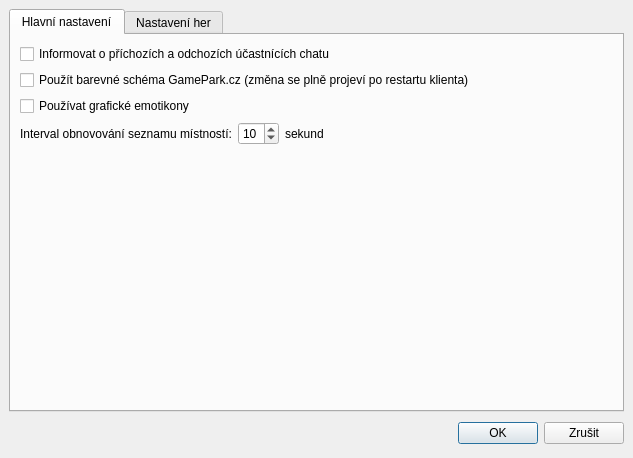
<ui version="4.0" >
 <class>ConfigDlg</class>
 <widget class="QDialog" name="ConfigDlg" >
  <property name="geometry" >
   <rect>
    <x>0</x>
    <y>0</y>
    <width>633</width>
    <height>458</height>
   </rect>
  </property>
  <property name="windowTitle" >
   <string>Konfigurace</string>
  </property>
  <layout class="QGridLayout" >
   <property name="leftMargin" >
    <number>9</number>
   </property>
   <property name="topMargin" >
    <number>9</number>
   </property>
   <property name="rightMargin" >
    <number>9</number>
   </property>
   <property name="bottomMargin" >
    <number>9</number>
   </property>
   <property name="horizontalSpacing" >
    <number>6</number>
   </property>
   <property name="verticalSpacing" >
    <number>6</number>
   </property>
   <item row="0" column="0" >
    <widget class="QTabWidget" name="tabWidget" >
     <property name="currentIndex" >
      <number>0</number>
     </property>
     <widget class="QWidget" name="tab" >
      <attribute name="title" >
       <string>Hlavní nastavení</string>
      </attribute>
      <layout class="QGridLayout" >
       <item row="0" column="0" colspan="3" >
        <widget class="QCheckBox" name="checkUserInform" >
         <property name="text" >
          <string>Informovat o příchozích a odchozích účastnících chatu</string>
         </property>
        </widget>
       </item>
       <item row="1" column="0" colspan="3" >
        <widget class="QCheckBox" name="checkGPColors" >
         <property name="text" >
          <string>Použít barevné schéma GamePark.cz (změna se plně projeví po restartu klienta)</string>
         </property>
        </widget>
       </item>
       <item row="2" column="0" colspan="3" >
        <widget class="QCheckBox" name="checkSmileys" >
         <property name="text" >
          <string>Používat grafické emotikony</string>
         </property>
        </widget>
       </item>
       <item row="3" column="0" >
        <widget class="QLabel" name="label" >
         <property name="text" >
          <string>Interval obnovování seznamu místností:</string>
         </property>
        </widget>
       </item>
       <item row="3" column="1" >
        <widget class="QSpinBox" name="spinRefreshInterval" >
         <property name="minimum" >
          <number>2</number>
         </property>
         <property name="value" >
          <number>10</number>
         </property>
        </widget>
       </item>
       <item row="3" column="2" >
        <widget class="QLabel" name="label_2" >
         <property name="sizePolicy" >
          <sizepolicy vsizetype="Preferred" hsizetype="Expanding" >
           <horstretch>0</horstretch>
           <verstretch>0</verstretch>
          </sizepolicy>
         </property>
         <property name="text" >
          <string>sekund</string>
         </property>
        </widget>
       </item>
       <item row="4" column="1" >
        <spacer>
         <property name="orientation" >
          <enum>Qt::Vertical</enum>
         </property>
         <property name="sizeHint" >
          <size>
           <width>20</width>
           <height>40</height>
          </size>
         </property>
        </spacer>
       </item>
      </layout>
     </widget>
     <widget class="QWidget" name="tab_2" >
      <attribute name="title" >
       <string>Nastavení her</string>
      </attribute>
      <layout class="QGridLayout" >
       <property name="leftMargin" >
        <number>9</number>
       </property>
       <property name="topMargin" >
        <number>9</number>
       </property>
       <property name="rightMargin" >
        <number>9</number>
       </property>
       <property name="bottomMargin" >
        <number>9</number>
       </property>
       <property name="horizontalSpacing" >
        <number>6</number>
       </property>
       <property name="verticalSpacing" >
        <number>6</number>
       </property>
       <item row="0" column="0" >
        <layout class="QGridLayout" >
         <property name="leftMargin" >
          <number>0</number>
         </property>
         <property name="topMargin" >
          <number>0</number>
         </property>
         <property name="rightMargin" >
          <number>0</number>
         </property>
         <property name="bottomMargin" >
          <number>0</number>
         </property>
         <property name="horizontalSpacing" >
          <number>6</number>
         </property>
         <property name="verticalSpacing" >
          <number>6</number>
         </property>
        </layout>
       </item>
      </layout>
     </widget>
    </widget>
   </item>
   <item row="1" column="0" >
    <layout class="QHBoxLayout" >
     <property name="spacing" >
      <number>6</number>
     </property>
     <property name="leftMargin" >
      <number>0</number>
     </property>
     <property name="topMargin" >
      <number>0</number>
     </property>
     <property name="rightMargin" >
      <number>0</number>
     </property>
     <property name="bottomMargin" >
      <number>0</number>
     </property>
     <item>
      <spacer>
       <property name="orientation" >
        <enum>Qt::Horizontal</enum>
       </property>
       <property name="sizeHint" >
        <size>
         <width>131</width>
         <height>31</height>
        </size>
       </property>
      </spacer>
     </item>
     <item>
      <widget class="QPushButton" name="okButton" >
       <property name="text" >
        <string>OK</string>
       </property>
      </widget>
     </item>
     <item>
      <widget class="QPushButton" name="cancelButton" >
       <property name="text" >
        <string>Zrušit</string>
       </property>
      </widget>
     </item>
    </layout>
   </item>
  </layout>
 </widget>
 <resources/>
 <connections>
  <connection>
   <sender>okButton</sender>
   <signal>clicked()</signal>
   <receiver>ConfigDlg</receiver>
   <slot>accept()</slot>
   <hints>
    <hint type="sourcelabel" >
     <x>278</x>
     <y>253</y>
    </hint>
    <hint type="destinationlabel" >
     <x>96</x>
     <y>254</y>
    </hint>
   </hints>
  </connection>
  <connection>
   <sender>cancelButton</sender>
   <signal>clicked()</signal>
   <receiver>ConfigDlg</receiver>
   <slot>reject()</slot>
   <hints>
    <hint type="sourcelabel" >
     <x>369</x>
     <y>253</y>
    </hint>
    <hint type="destinationlabel" >
     <x>179</x>
     <y>282</y>
    </hint>
   </hints>
  </connection>
 </connections>
</ui>
